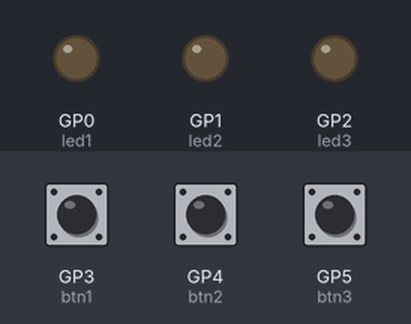
The program below on a simulated Raspberry Pi Pico running MicroPython. Shown: output pins drawn as LEDs (lit = HIGH). The test bench sets the inputs (shaded band); at power-on: GP3 (btn1) LOW, GP4 (btn2) LOW, GP5 (btn3) LOW.

Above: at 1.2 s.
1.3 s: GP3 (btn1) pulled HIGH for 0.15 s
At 1.38 s:
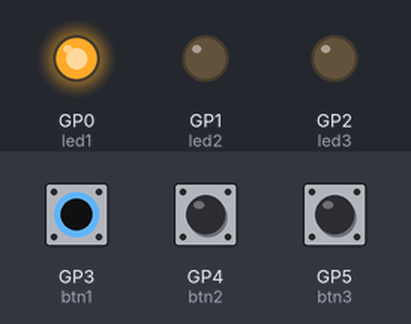
2.9 s: GP4 (btn2) pulled HIGH for 0.15 s
At 2.98 s:
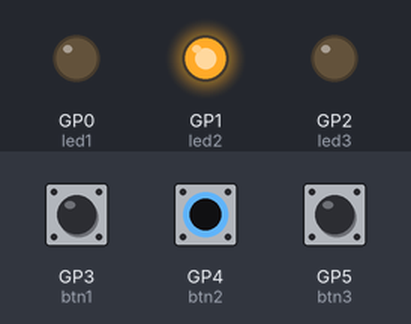
4.5 s: GP5 (btn3) pulled HIGH for 0.15 s
At 4.58 s:
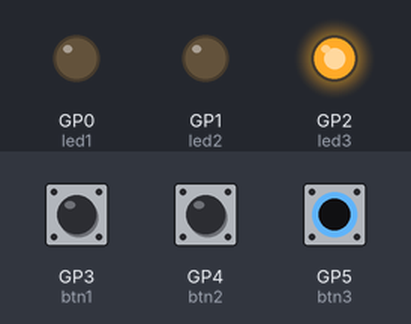
6.1 s: GP5 (btn3) pulled HIGH for 3.2 s
At 9.9 s:
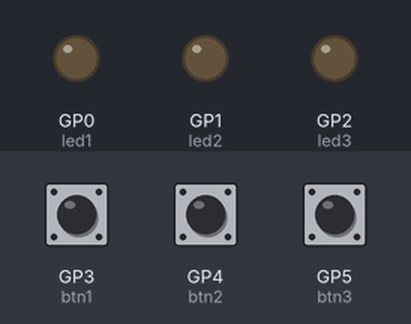
10.8 s: GP3 (btn1) pulled HIGH for 3.2 s
At 11.3 s:
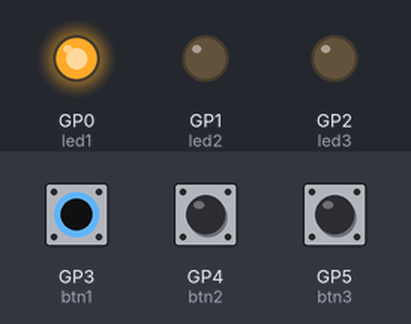
Timing chart, 0 to 15.5 s (numbered marks = the images above; inputs shaded):
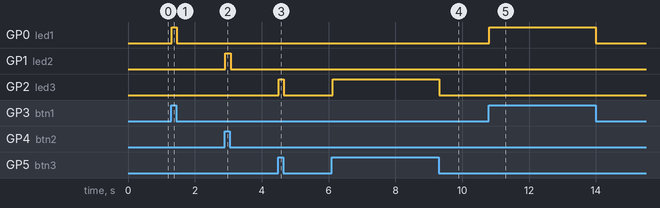

The program:

Input_PULL_DOWN.py
```python
from machine import Pin
from time import sleep

btn1 = Pin(3, Pin.IN, Pin.PULL_DOWN)
btn2 = Pin(4, Pin.IN, Pin.PULL_DOWN)
btn3 = Pin(5, Pin.IN, Pin.PULL_DOWN)

led1 = Pin(0, Pin.OUT)
led2 = Pin(1, Pin.OUT)
led3 = Pin(2, Pin.OUT)

while True:
    if btn1.value() == 1:
        led1.value(1)
    elif btn2.value() == 1:
        led2.value(1)
    elif btn3.value() == 1:
        led3.value(1)
    else:
        led1.value(0)
        led2.value(0)
        led3.value(0)
    sleep(0.02)
```

Measured:
- after the input at 1.3 s, GP0 (led1): LOW → HIGH at once, → LOW 0.16 s later
- after the input at 2.9 s, GP1 (led2): LOW → HIGH at once, → LOW 0.16 s later
- after the input at 4.5 s, GP2 (led3): LOW → HIGH at once, → LOW 0.14 s later
- after the input at 6.1 s, GP2 (led3): LOW → HIGH at once, → LOW 3.2 s later
- after the input at 10.8 s, GP0 (led1): LOW → HIGH at once, → LOW 3.2 s later
